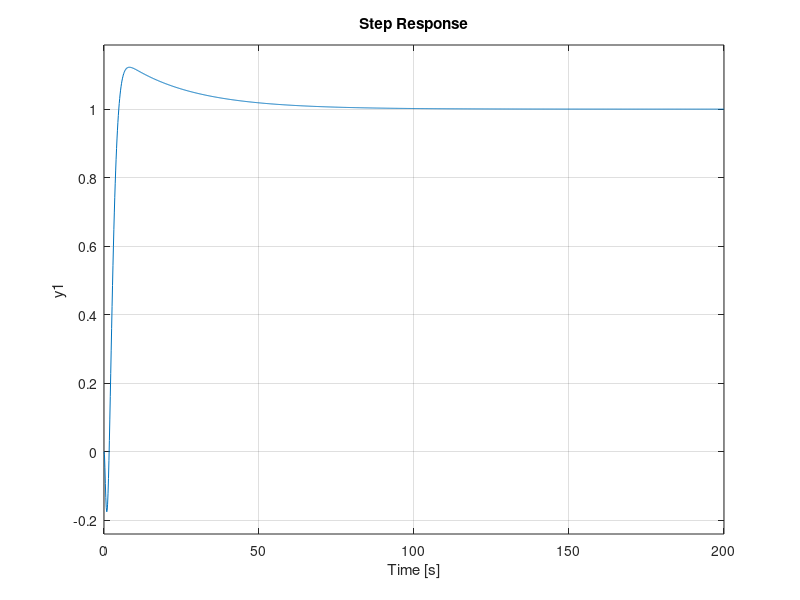
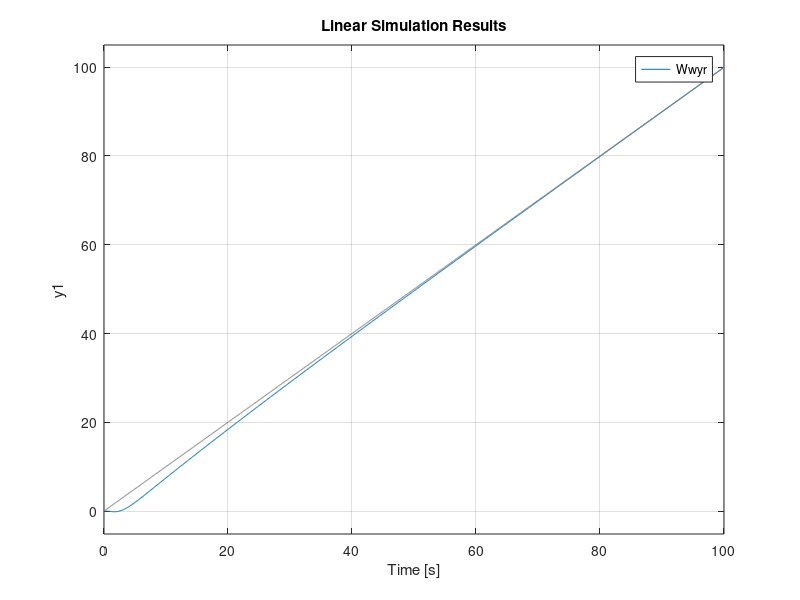
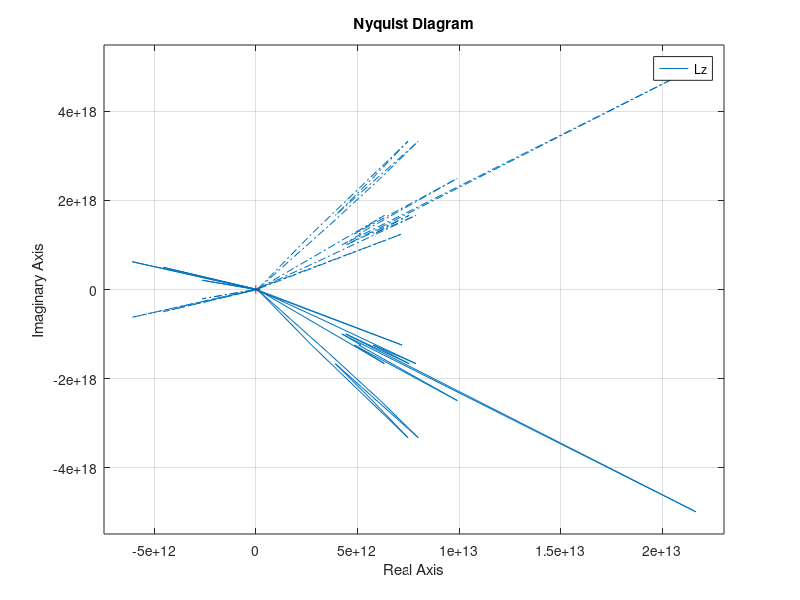
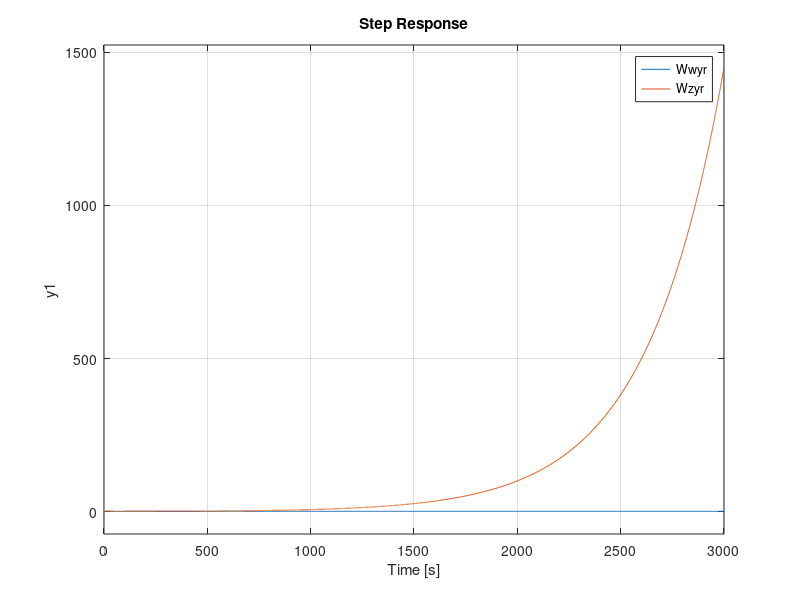

MATLAB code to generate these figures, in order:
% Esercitazione Controlli Automatici 2024

% Specifiche Controllore Digitale C(w):
% - Errore a regime nullo per riferimento a rampa
% - Overshoot <= 20%
% - Analisi delle performance del sistema a tempo discreto C(z)
% - Definire il tempo di campionamento e la banda passante

clc;
clearvars;
close all;

s = tf("s");
P = 10 * (s - 1) / (s^2 + 4 * s + 8);

% Ts <= (2 * pi / w_b) / 10
% per w_b = 5 rad/s (banda passante)
Ts = 0.1; % tempo di campionamento

Pz = c2d(P, Ts, "zoh");
Pw = d2c(Pz, "Tustin"); % non ha poli nell'origine

% Errore a regime nullo per riferimento a rampa.
% Inserisco un doppio polo nell'origine nella P(w), in questo modo
% otteniamo e_ss = 0
h = 2;
C1 = 1 / s^h;
% controlSystemDesigner(Pw, C1);

% Dopo un'analisi a tentativi il controllore che rispetta meglio
% le specifiche richieste è il seguente:
Cw = -0.25171 * (s + 0.04) * C1;
Lw = Cw * Pw;

% figure;
% margin(Lw);
% grid on;
% 
% figure;
% rlocus(Lw);
% grid on;
% 
% figure;
% nyquist(Lw);
% grid on;

% Overshoot 15.1%
Wwyr = minreal(Lw / (1 + Lw));

figure;
step(Wwyr);
grid on;

% Simulazione nel piano di Tustin
t = 0:Ts:100;
ramp = t;

figure;
lsim(Wwyr, ramp, t);
grid on;

% Analisi delle performance del sistema a tempo discreto

% Se Cw era solo proporzionale avrei usato Cz = Cw;
Cz = c2d(Cw, Ts, "Tustin");
Lz = Cz * Pz;
Wzyr = minreal(Lz / (1 + Lz));

% Se passiamo da C(s) a C(z) senza passare per il piano
% equivalente di Tustin allora dobbiamo controllare
% che il sistema a ciclo chiuso sia ancora stabile
figure;
nyquist(Lz); % in questo caso il sistema a ciclo chiuso è stabile
grid on;

figure;
step(Wwyr, Wzyr);
grid on;

% Simulazione del sistema digitale
figure;
lsim(Wzyr, ramp, t);
grid on;

% In questo caso non possiamo usare un filtro Fr
% perchè il segnale di riferimento è una rampa.









